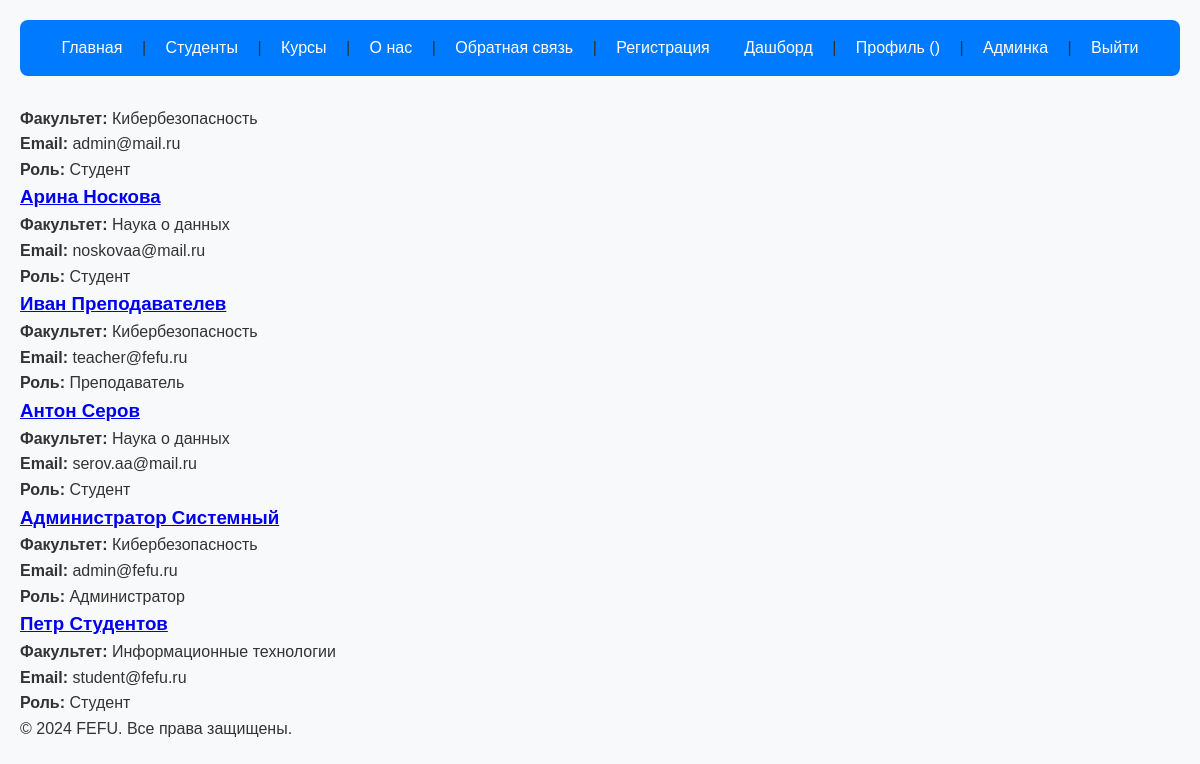
The app's page /students/ (signed in) with its own data.
### fefu_lab/models.py (models this page shows, shortened)
class Student(models.Model):
    ROLE_CHOICES = [
        ('STUDENT', 'Студент'),
        ('TEACHER', 'Преподаватель'),
        ('ADMIN', 'Администратор'),
    ]
    FACULTY_CHOICES = [
        ('CS', 'Кибербезопасность'),
        ('SE', 'Программная инженерия'),
        ('IT', 'Информационные технологии'),
        ('DS', 'Наука о данных'),
        ('WEB', 'Веб-технологии'),
    ]
    user = models.OneToOneField(
        User,
        on_delete=models.CASCADE,
        related_name='student_profile',
        verbose_name='Пользователь'
    )
    phone = models.CharField(
        max_length=20,
        blank=True,
        verbose_name='Телефон'
    )
    avatar = models.ImageField(
        upload_to='avatars/',
        blank=True,
        null=True,
        verbose_name='Аватар'
    )
    bio = models.TextField(
        blank=True,
        verbose_name='О себе'
    )
    role = models.CharField(
        max_length=10,
        choices=ROLE_CHOICES,
        default='STUDENT',
        verbose_name='Роль'
    )
    faculty = models.CharField(
        max_length=3,
        choices=FACULTY_CHOICES,
        default='CS',
        verbose_name='Факультет'
    )
    birth_date = models.DateField(
        null=True,
        blank=True,
        verbose_name='Дата рождения'
    )
    is_active = models.BooleanField(
        default=True,
        verbose_name='Активен'
    )
    created_at = models.DateTimeField(
        auto_now_add=True,
        verbose_name='Дата создания'
    )
    updated_at = models.DateTimeField(
        auto_now=True,
        verbose_name='Дата обновления'
    )
    class Meta:
        verbose_name = 'Профиль студента'
        verbose_name_plural = 'Профили студентов'
        ordering = ['user__last_name', 'user__first_name']
    @property
    def full_name(self):
        return f"{self.user.first_name} {self.user.last_name}"
    @property
    def email(self):
        return self.user.email
    def get_faculty_display_name(self):
        return dict(self.FACULTY_CHOICES).get(self.faculty, 'Неизвестно')

### fefu_lab/views.py (the view)
# urls.py: path('students/', views.StudentListView.as_view(), name='student_list'),
class StudentListView(ListView):
    model = Student
    template_name = 'fefu_lab/student_list.html'
    context_object_name = 'students'
    paginate_by = 10
    def get_queryset(self):
        return Student.objects.filter(is_active=True).select_related('user')

### templates/fefu_lab/student_list.html (shortened to what this page needs)
{% extends 'fefu_lab/base.html' %}
{% block content %}
<div class="student-grid">
    {% for student in students %}
    <div class="student-card">
        <h3>
            <a href="{% url 'student_profile' student.pk %}">
                {{ student.full_name }}
            </a>
        </h3>
        <p><strong>Факультет:</strong> {{ student.get_faculty_display_name }}</p>
        <p><strong>Email:</strong> {{ student.email }}</p>
        <p><strong>Роль:</strong> {{ student.get_role_display }}</p>
    </div>
    {% empty %}
    <div class="no-students">
        <p>Студенты не найдены.</p>
    </div>
    {% endfor %}
</div>
{% endblock %}

### static/fefu_lab/css/style.css (style rules this page uses)
* { margin: 0; padding: 0; box-sizing: border-box; }
body { font-family: 'Arial', sans-serif; line-height: 1.6; color: #333; background-color: #f8f9fa; }

### records on screen
Student: get_faculty_display_name "Кибербезопасность", email "admin@mail.ru", role "Студент"
Student: full_name "Арина Носкова", get_faculty_display_name "Наука о данных", email "noskovaa@mail.ru", role "Студент"
Student: full_name "Иван Преподавателев", get_faculty_display_name "Кибербезопасность", email "teacher@fefu.ru", role "Преподаватель"
Student: full_name "Антон Серов", get_faculty_display_name "Наука о данных", email "serov.aa@mail.ru", role "Студент"
Student: full_name "Администратор Системный", get_faculty_display_name "Кибербезопасность", email "admin@fefu.ru", role "Администратор"
Student: full_name "Петр Студентов", get_faculty_display_name "Информационные технологии", email "student@fefu.ru", role "Студент"
